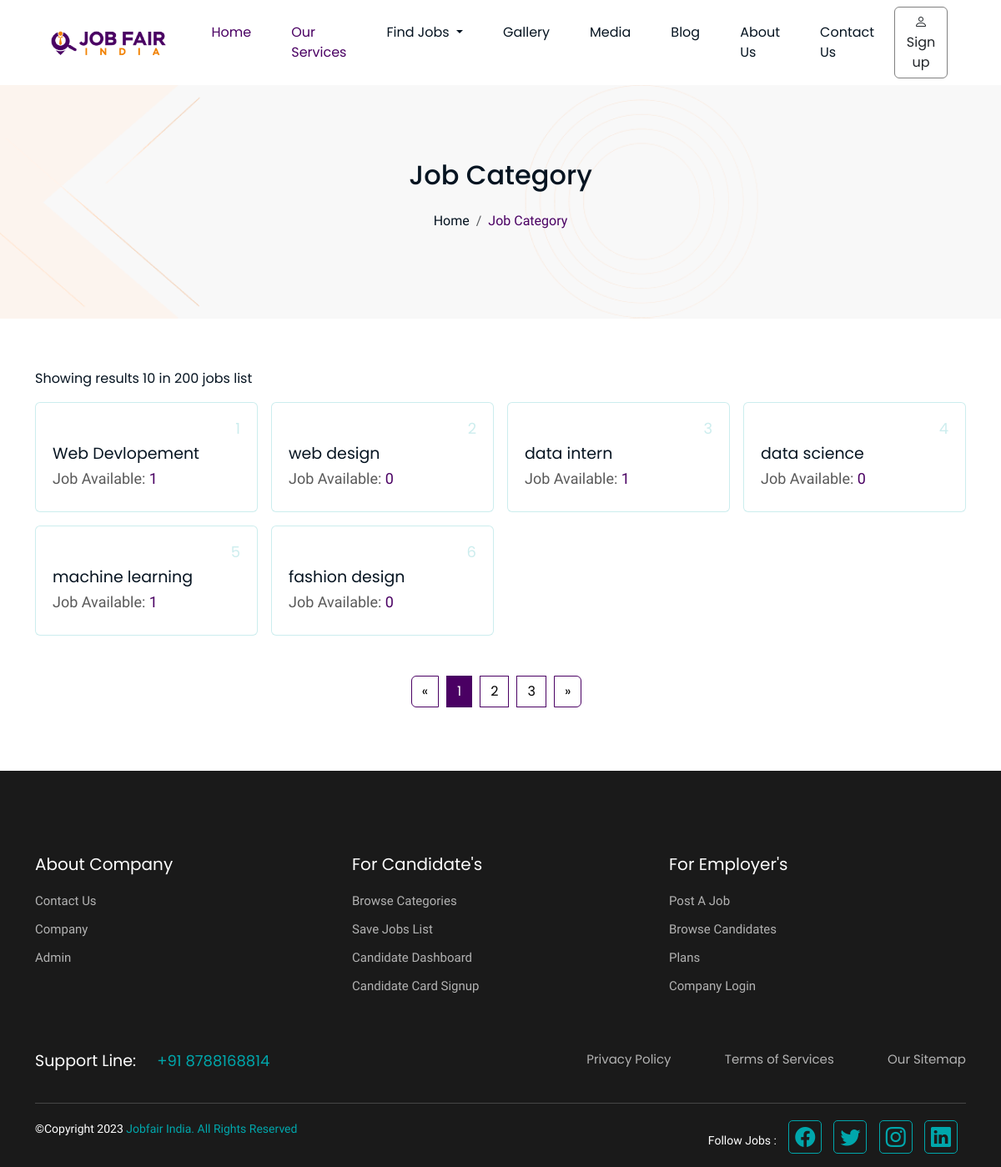
Page /job-category.php on the earlier database version.
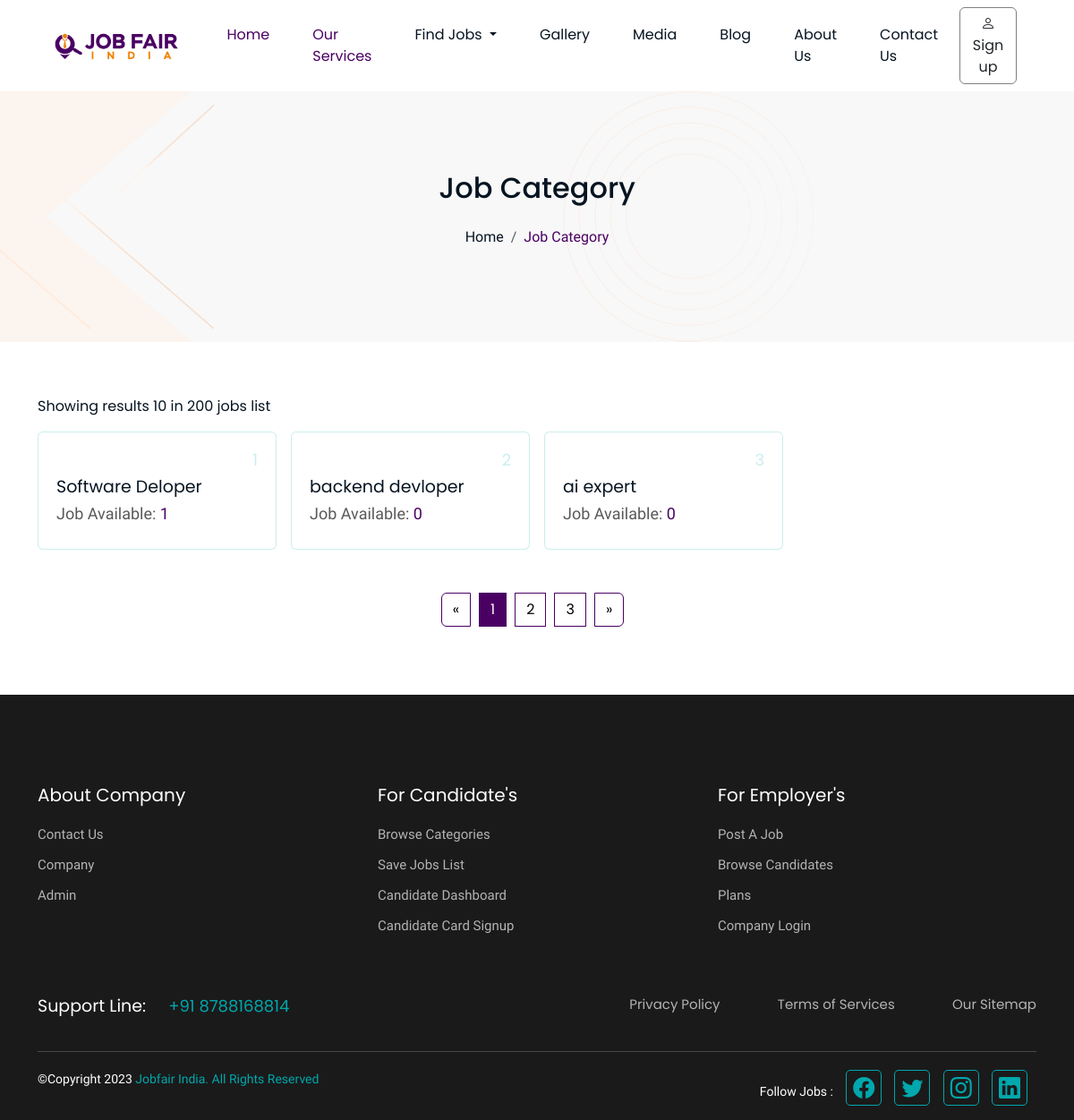
Same page on the later database version.
### tables this page shows
CREATE TABLE `category` (
  `category_id` int(100) NOT NULL,
  `category` varchar(250) NOT NULL
);

### job-category.php (the view, shortened to what this page needs)
<?php
require('connection.php');
?>
<!DOCTYPE html>
<html lang="en">
<head>
    <link href="https://cdn.jsdelivr.net/npm/bootstrap@5.3.0/dist/css/bootstrap.min.css" rel="stylesheet">
    <link rel="stylesheet" href="https://cdn.jsdelivr.net/npm/bootstrap-icons@1.10.2/font/bootstrap-icons.css">
    <link rel="stylesheet" href="assets/css/custom.css">
    <link rel="stylesheet" href="assets/css/job-category.css">
</head>
<body>
    <?php include './navbar.php'; ?>
    <div class="breadcrumb-section">
        <div class="container">
            <h2 class="title">Job Category</h2>
            <nav aria-label="breadcrumb" class="text-center mt-3">
                <ol class="breadcrumb">
                    <li class="breadcrumb-item"><a href="#">Home</a></li>
                    <li class="breadcrumb-item active" aria-current="page">Job Category</li>
                </ol>
            </nav>
        </div>
    </div>
    <section class="paddingTB60 job-category">
        <div class="container">
            <div class="row g-3">
                <div class="col-12 d-flex justify-content-between align-items-center">
                    <div class="results-text">Showing results 10 in 200 jobs list</div>
                </div>
                <?php
                $result = $con->query("SELECT category, category_id FROM category");
                if ($result->num_rows > 0) {
                    while ($row = $result->fetch_assoc()) {
                        $category = $row['category'];
                        $count_query = "SELECT COUNT(*) AS job_count
                            FROM jobs
                            WHERE category LIKE '%$category%';";
                        $count_result = $con->query($count_query);
                        if ($count_result) {
                            $count_row = $count_result->fetch_assoc();
                            $job_count = $count_row['job_count'];
                        } else {
                            $job_count = 0;
                        }
                        echo '<div class="col-md-3">
                    <div class="card">
                        <a href="job-listing.php?category_id=' . $row['category'] . '">
                            <h5 class="job-category-count">' . $row['category_id'] . '</h5>
                            <h2 class="job-category-title">' . $row['category'] . '</h2>
                            <h2 class="job-category-text">Job Available: <span>' . $job_count . '</span></h2>
                        </a>
                    </div>
                  </div>';
                    }
                } else {
                    echo "No categories found";
                }
                ?>
                <div class="col-12 d-flex justify-content-center mt-5">
                    <nav aria-label="Page navigation example">
                        <ul class="pagination">
                            <li class="page-item">
                                <a class="page-link" href="#" aria-label="Previous">
                                    <span aria-hidden="true">&laquo;</span>
                                </a>
                            </li>
                            <li class="page-item active"><a class="page-link" href="#">1</a></li>
                            <li class="page-item"><a class="page-link" href="#">2</a></li>
                            <li class="page-item"><a class="page-link" href="#">3</a></li>
                            <li class="page-item">
                                <a class="page-link" href="#" aria-label="Next">
                                    <span aria-hidden="true">&raquo;</span>
                                </a>
                            </li>
                        </ul>
                    </nav>
                </div>
            </div>
        </div>
    </section>
    <?php include './footer.php'; ?>
</body>
</html>

### navbar.php (shortened to what this page needs)
<nav class="navbar navbar-expand-lg bg-white px-5">
    <a class="navbar-brand" href="index.html">
        <img class="logo" src="assets/images/logo.png">
    </a>
    <div class="collapse navbar-collapse" id="navbarSupportedContent">
        <ul class="navbar-nav me-auto ms-auto my-2 my-lg-0">
            <li class="nav-item mx-3">
                <a class="nav-link active" href="./">Home</a>
            </li>
            <li class="nav-item mx-3">
                <a class="nav-link active" href="./#our-services">Our Services</a>
            </li>
            <li class="nav-item dropdown mx-3">
                <a class="nav-link dropdown-toggle" href="#" role="button" data-bs-toggle="dropdown" aria-expanded="false">
                    Find Jobs
                </a>
            </li>
            <li class="nav-item mx-3">
                <a href="./gallery.php" class="nav-link">Gallery</a>
            </li>
            <li class="nav-item mx-3">
                <a href="./media.php" class="nav-link">Media</a>
            </li>
            <li class="nav-item mx-3">
                <a href="./blog.php" class="nav-link">Blog</a>
            </li>
            <li class="nav-item mx-3">
                <a class="nav-link" href="./#aboutus">About Us</a>
            </li>
            <li class="nav-item mx-3">
                <a class="nav-link" href="./#contactus">Contact Us</a>
            </li>
        </ul>
        <div class="d-flex align-items-center">
            <?php
            if (isset($_SESSION['username'])) {
                $username = $_SESSION['username'];
                if (strpos($username, 'comp') === 0) { ?>
                    <a href="./company-profile.php" class="btn btn-primary-outline me-3">
                        <i class="bi bi-person"></i>
                        Dashboard!
                    </a>
                <?php
                } elseif (strpos($username, 'user') === 0) { ?>
                    <a href="./candidate-myprofile.php" class="btn btn-primary-outline me-3">
                        <i class="bi bi-person"></i>
                        Dashboard
                    </a>
                <?php
                } elseif (strpos($username, 'admin') === 0) { ?>
                    <a href="./admin/index.php" class="btn btn-primary-outline me-3">
                        <i class="bi bi-person"></i>
                        Admin-Dashboard
                    </a>
                <?php
                }
            } else { ?>
                <a href="./candidate-signup.php" class="btn btn-primary-outline me-3">
                    <i class="bi bi-person"></i>
                    Sign up
                </a>
            <?php
            }
            ?>
        </div>
    </div>
</nav>

### footer.php
<footer class="footer">
    <div class="container">
        <div class="row ">
            <div class="col-md-4">
                <h5 class="footer-title">About Company</h5>
                <ul class="list-unstyled">
                    <li><a href="./#contactus">Contact Us</a></li>
                    <li><a href="company-login.php">Company</a></li>
                    <li><a href="admin_login.php">Admin</a></li>
                </ul>
            </div>
            <div class="col-md-4">
                <h5 class="footer-title">For Candidate's</h5>
                <ul class="list-unstyled">
                    <li><a href="./job-category.php">Browse Categories</a></li>
                    <li><a href="./candidate-bookmarkjobs.php">Save Jobs List</a></li>
                    <li><a href="./candidate-dashboard.php">Candidate Dashboard</a></li>
                    <li><a href="candidate-card-signup.php">Candidate Card Signup</a></li>
                </ul>
            </div>
            <div class="col-md-4">
                <h5 class="footer-title">For Employer's</h5>
                <ul class="list-unstyled">
                    <li><a href="./company-joblist.php">Post A Job</a></li>
                    <li><a href="./company-database-form.php">Browse Candidates</a></li>
                    <li><a href="./company-plans.php">Plans</a></li>
                    <li><a href="./company-login.php">Company Login</a></li>
                </ul>
            </div>
        </div>
        <div class="row mt-5">
            <div class="col-md-6">
                <p class="support-line">Support Line: <span>+91 8788168814</span></p>
            </div>
            <div class="col-md-6">
                <p class="text-end support-links">
                    <a href="./privacy.php">Privacy Policy</a> <a href="./term.php">Terms of Services</a> <a href="#">Our Sitemap</a>
                </p>
            </div>
        </div>
        <hr>
        <div class="row">
            <div class="col-md-6">
                <p class="copy-right">©Copyright 2023 <span>Jobfair India. All Rights Reserved</span></p>
            </div>
            <div class="col-md-6">
                <ul class="list-inline text-end social-media-icons">
                    <li class="list-inline-item">Follow Jobs : </li>
                    <li class="list-inline-item"><a href="https://www.facebook.com/profile.php?id=100089726761732&mibextid=LQQJ4d"><i class="bi bi-facebook"></i></a></li>
                    <li class="list-inline-item"><a href="#"><i class="bi bi-twitter"></i></a></li>
                    <li class="list-inline-item"><a href="https://instagram.com/jobfairindia?igshid=OGQ5ZDc2ODk2ZA=="><i class="bi bi-instagram"></i></a></li>
                    <li class="list-inline-item"><a href="#"><i class="bi bi-linkedin"></i></a></li>
                </ul>
            </div>
        </div>
    </div>
</footer>

### assets/css/custom.css (style rules this page uses)
:root { --primary: #4a0063; }
a { text-decoration: none; }
body { font-size: 16px; font-family: "Poppins", sans-serif; font-weight: normal; color: rgb(6, 20, 33); color: rgba(6, 20, 33, 1); }
.paddingTB60 { padding-top: 60px; padding-bottom: 60px; }
.logo { height: 50px; }
.navbar-nav .nav-item .nav-link { color: rgb(6, 20, 33); color: rgba(6, 20, 33, 1); }
.navbar-nav .nav-item .active { color: rgb(74, 0, 99); color: rgba(74, 0, 99, 1); }
.btn-primary-outline { background-color: transparent; border-color: gray; }
.footer { background-color: #1a1a1a; padding-top: 100px; }
.footer .footer-title { font-weight: 400; font-size: 20px; color: #ffffff; margin-bottom: 20px; }
.footer .list-unstyled li { margin-bottom: 10px; }
.footer .list-unstyled li a { text-decoration: none; font-family: "Work Sans", sans-serif; font-weight: 400; font-size: 15px; color: #b3b3b3; }
.footer .support-line { font-weight: 400; font-size: 19px; color: #ffffff; }
.footer .support-line span { font-weight: 400; font-size: 18px; color: #00a7ac; margin-left: 20px; }
.footer .support-links a { text-decoration: none; font-weight: 400; font-size: 15px; color: #b3b3b3; margin-left: 60px; }
.footer hr { margin: 20px 0; border: 0; border-top: 1px solid #ccc; }
.footer .copy-right { font-family: "Work Sans", sans-serif; font-weight: 400; font-size: 14px; color: #ffffff; }
.footer .copy-right span { color: #00a7ac; }
.footer .social-media-icons li { display: inline-block; margin-right: 10px; font-family: "Work Sans", sans-serif; font-weight: 400; font-size: 14px; color: #ffffff; }
.footer .social-media-icons a { display: inline-block; width: 40px; height: 40px; border: 1px solid #00a7ac; border-radius: 5px; text-align: center; line-height: 40px; font-size: 24px; color: #00a7ac; }
.breadcrumb-section { background-image: url("../images/home/bg-cover.png"); }
.breadcrumb-section .container { height: 280px; display: flex; flex-direction: column; justify-content: center; align-items: center; }
.breadcrumb-section .breadcrumb-item a { font-family: "Work Sans", sans-serif; font-weight: 400; font-size: 16px; color: #061421; text-decoration: none; }
.breadcrumb-section .breadcrumb-item.active { font-family: "Work Sans", sans-serif; font-weight: 400; font-size: 16px; color: var(--primary); }

### assets/css/job-category.css (style rules this page uses)
.job-category .card { border: 1px solid rgba(0, 167, 172, 0.2); padding: 20px; }
.job-category .job-category-count { text-align: right; font-weight: 400; font-size: 18px; color: rgba(0, 167, 172, 0.2); }
.job-category .job-category-title { font-weight: 400; font-size: 19px; color: #061421; }
.job-category .job-category-text { font-family: 'Work Sans', sans-serif; font-weight: 400; font-size: 18px; color: #595959; }
.job-category .job-category-text span { color: var(--primary); }
.job-category .pagination .page-item { margin-right: 10px; }
.job-category .pagination .page-item.active .page-link { background-color: var(--primary); border-color: var(--primary); color:#fff; }
.job-category .pagination .page-item .page-link { color: #000; border-color: var(--primary); }

Differences in the rows shown:
removed category: category_id "4", category "data science", job_count "0"
removed category: category_id "5", category "machine learning", job_count "1"
removed category: category_id "6", category "fashion design", job_count "0"
changed category id 1: category "Web Devlopement" → "Software Deloper"
changed category id 2: category "web design" → "backend devloper"
changed category id 3: category "data intern" → "ai expert"; job_count "1" → "0"
